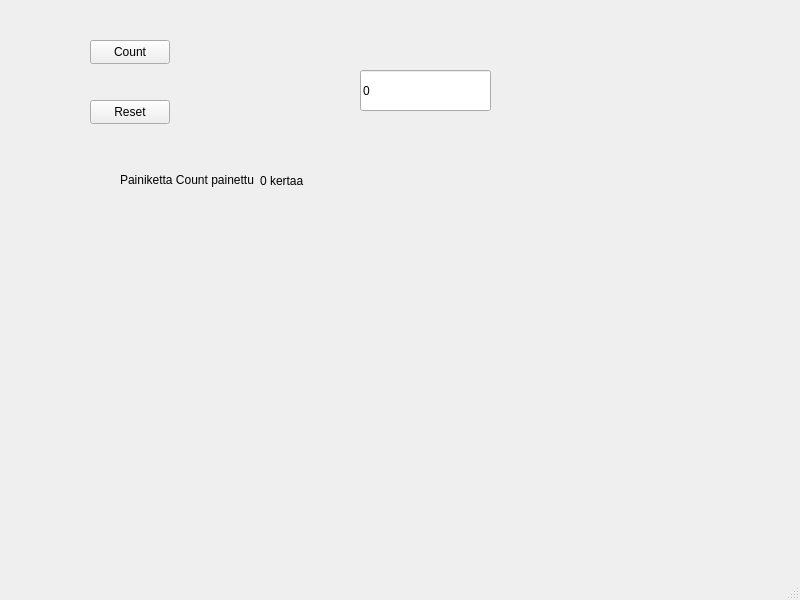
<?xml version="1.0" encoding="UTF-8"?>
<ui version="4.0">
 <class>MainWindow</class>
 <widget class="QMainWindow" name="MainWindow">
  <property name="geometry">
   <rect>
    <x>0</x>
    <y>0</y>
    <width>800</width>
    <height>600</height>
   </rect>
  </property>
  <property name="windowTitle">
   <string>MainWindow</string>
  </property>
  <widget class="QWidget" name="centralwidget">
   <widget class="QPushButton" name="btnCount">
    <property name="geometry">
     <rect>
      <x>90</x>
      <y>40</y>
      <width>80</width>
      <height>24</height>
     </rect>
    </property>
    <property name="text">
     <string>Count</string>
    </property>
   </widget>
   <widget class="QPushButton" name="btnReset">
    <property name="geometry">
     <rect>
      <x>90</x>
      <y>100</y>
      <width>80</width>
      <height>24</height>
     </rect>
    </property>
    <property name="text">
     <string>Reset</string>
    </property>
   </widget>
   <widget class="QLineEdit" name="txtResult">
    <property name="geometry">
     <rect>
      <x>360</x>
      <y>70</y>
      <width>131</width>
      <height>41</height>
     </rect>
    </property>
    <property name="text">
     <string>0</string>
    </property>
   </widget>
   <widget class="QLabel" name="labelInfo">
    <property name="geometry">
     <rect>
      <x>260</x>
      <y>171</y>
      <width>20</width>
      <height>20</height>
     </rect>
    </property>
    <property name="text">
     <string>0</string>
    </property>
   </widget>
   <widget class="QLabel" name="label">
    <property name="geometry">
     <rect>
      <x>120</x>
      <y>170</y>
      <width>141</width>
      <height>20</height>
     </rect>
    </property>
    <property name="text">
     <string>Painiketta Count painettu</string>
    </property>
   </widget>
   <widget class="QLabel" name="label_2">
    <property name="geometry">
     <rect>
      <x>270</x>
      <y>170</y>
      <width>71</width>
      <height>21</height>
     </rect>
    </property>
    <property name="text">
     <string>kertaa</string>
    </property>
   </widget>
  </widget>
  <widget class="QMenuBar" name="menubar">
   <property name="geometry">
    <rect>
     <x>0</x>
     <y>0</y>
     <width>800</width>
     <height>21</height>
    </rect>
   </property>
  </widget>
  <widget class="QStatusBar" name="statusbar"/>
 </widget>
 <resources/>
 <connections/>
</ui>
